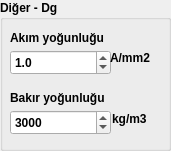
     <widget class="QGroupBox" name="groupBox_54">
      <property name="geometry">
       <rect>
        <x>360</x>
        <y>10</y>
        <width>171</width>
        <height>151</height>
       </rect>
      </property>
      <property name="sizePolicy">
       <sizepolicy hsizetype="Preferred" vsizetype="Preferred">
        <horstretch>0</horstretch>
        <verstretch>0</verstretch>
       </sizepolicy>
      </property>
      <property name="font">
       <font>
        <weight>75</weight>
        <bold>true</bold>
       </font>
      </property>
      <property name="title">
       <string>Diğer - Dg</string>
      </property>
      <widget class="QLabel" name="label_91">
       <property name="geometry">
        <rect>
         <x>10</x>
         <y>30</y>
         <width>111</width>
         <height>16</height>
        </rect>
       </property>
       <property name="text">
        <string>Akım yoğunluğu</string>
       </property>
       <property name="textFormat">
        <enum>Qt::RichText</enum>
       </property>
       <property name="scaledContents">
        <bool>false</bool>
       </property>
      </widget>
      <widget class="QDoubleSpinBox" name="doubleSpinBox_64">
       <property name="geometry">
        <rect>
         <x>10</x>
         <y>50</y>
         <width>101</width>
         <height>25</height>
        </rect>
       </property>
       <property name="decimals">
        <number>1</number>
       </property>
       <property name="value">
        <double>1.000000000000000</double>
       </property>
      </widget>
      <widget class="QLabel" name="label_92">
       <property name="geometry">
        <rect>
         <x>10</x>
         <y>90</y>
         <width>111</width>
         <height>16</height>
        </rect>
       </property>
       <property name="text">
        <string>Bakır yoğunluğu</string>
       </property>
       <property name="textFormat">
        <enum>Qt::RichText</enum>
       </property>
       <property name="scaledContents">
        <bool>false</bool>
       </property>
      </widget>
      <widget class="QDoubleSpinBox" name="doubleSpinBox_65">
       <property name="geometry">
        <rect>
         <x>10</x>
         <y>110</y>
         <width>101</width>
         <height>25</height>
        </rect>
       </property>
       <property name="decimals">
        <number>0</number>
       </property>
       <property name="maximum">
        <double>99999.000000000000000</double>
       </property>
       <property name="value">
        <double>3000.000000000000000</double>
       </property>
      </widget>
      <widget class="QLabel" name="label_93">
       <property name="geometry">
        <rect>
         <x>110</x>
         <y>50</y>
         <width>51</width>
         <height>16</height>
        </rect>
       </property>
       <property name="text">
        <string>A/mm2</string>
       </property>
       <property name="textFormat">
        <enum>Qt::RichText</enum>
       </property>
       <property name="scaledContents">
        <bool>false</bool>
       </property>
      </widget>
      <widget class="QLabel" name="label_94">
       <property name="geometry">
        <rect>
         <x>112</x>
         <y>111</y>
         <width>51</width>
         <height>16</height>
        </rect>
       </property>
       <property name="text">
        <string>kg/m3</string>
       </property>
       <property name="textFormat">
        <enum>Qt::RichText</enum>
       </property>
       <property name="scaledContents">
        <bool>false</bool>
       </property>
      </widget>
     </widget>
